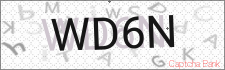
#> input picture captcha.jpg, 225 x 70 px, found by its file name
$ python 'Cha 10 -OCR处理验证码_2_3.py'
#> lines starting #> are read from the running program, lines starting #| are printed output that depends on the picture; after the words box and inside, x2 and y2 are one past the last pixel; in counts of white or black regions, pixels touching at a corner belong together
from PIL import Image
im = Image.open(r'C:\Users\15527\OneDrive\Documents\爬虫\captcha.jpg')
#> im is the input picture: PIL image 225x70 RGB; mean R, G, B 216.3, 215, 215.6
gray = im.convert('L')
gray.show()
gray.save(r"C:\Users\15527\OneDrive\Documents\爬虫\captcha_gray.jpg")

threshold = 150
table = []
for i in range(256):
    if i < threshold:
        table.append(0)
    else:
        table.append(1)
out = gray.point(table, '1')
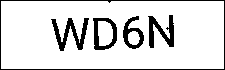
#> out: PIL image 225x70 1; 86.6% white; 5 black regions, box (x1, y1, x2, y2) and area: (0, 0, 225, 70) 590, (51, 18, 89, 51) 477, (148, 15, 174, 48) 409, (93, 18, 117, 50) 341, (123, 16, 144, 49) 294
out.show()
out.save("captcha_thresholded.jpg")

import pytesseract
th = Image.open('captcha_thresholded.jpg')
#> (the run stopped early here; a loop or call above may not have finished)
